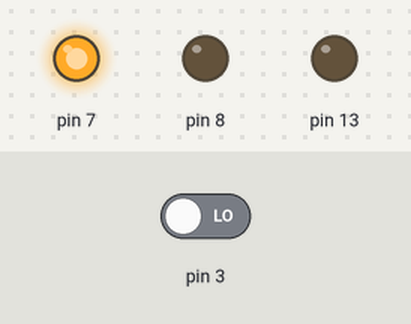
A sketch run on a simulated Arduino Uno, built with avr-gcc and run on an emulated ATmega328P. Shown: output pins drawn as LEDs (lit = HIGH). Inputs (shaded band) come from the test bench; at power-on: pin 3 LOW.

Above: at 1.2 s.
1.3 s: pin 3 driven HIGH
At 2.3 s:
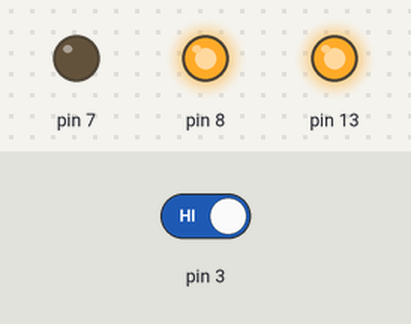
2.8 s: pin 3 driven LOW
At 3.5 s:
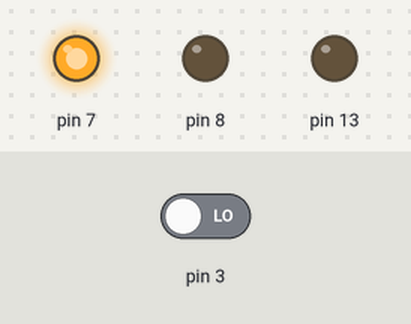
Timing chart, 0 to 5.8 s (numbered marks = the images above; inputs shaded):
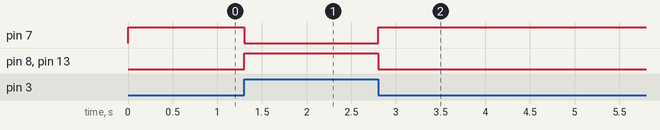

Measured:
- after the input at 1.3 s, pin 7: HIGH → LOW at once; pin 8, pin 13: LOW → HIGH at once
- after the input at 2.8 s, pin 7: LOW → HIGH at once; pin 8, pin 13: HIGH → LOW at once

The sketch:

IR-SENSOR-WORKSHOP-IOT.ino
```cpp
int x;
void setup() {
  // put your setup code here, to run once:
pinMode(3,INPUT);
pinMode(13,OUTPUT);
pinMode(7,OUTPUT);
pinMode(8,OUTPUT);
}

void loop() {
  // put your main code here, to run repeatedly:
//digitalWrite(13,digitalRead(3));
x=digitalRead(3);
if(x==HIGH)
{
  digitalWrite(13,HIGH);
  digitalWrite(7,LOW);
  digitalWrite(8,HIGH);
}
else
{
  digitalWrite(13,LOW);
  digitalWrite(8,LOW);
  digitalWrite(7,HIGH);
}
}

// 
```
